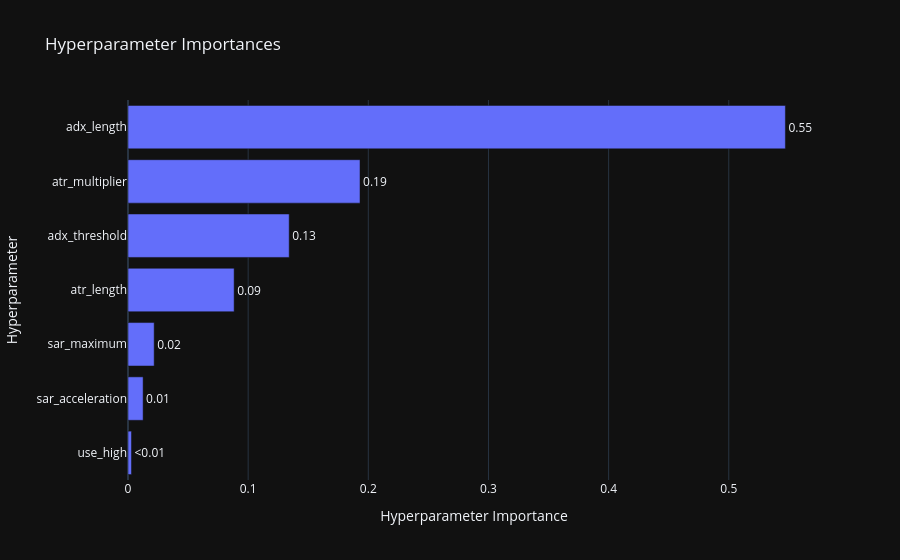

Notebook cell for this chart:
### Markdown cell above
Visualization

### Code cell
fig = optuna.visualization.plot_param_importances(study)
show(fig)

# fig2 = optuna.visualization.plot_slice(study, params=best_params.keys())
# show(fig2)

### Figure 1 — Plotly figure (JSON) as saved in the notebook; plotly's stock layout.template omitted (floating-point values rounded to 4 significant figures)
{"data": [{"cliponaxis": false, "hovertemplate": ["use_high (CategoricalDistribution): 0.0029115225120105812<extra></extra>", "sar_acceleration (FloatDistribution): 0.01258514162470132<extra></extra>", "sar_maximum (FloatDistribution): 0.02178954635094713<extra></extra>", "atr_length (IntDistribution): 0.08833671837275786<extra></extra>", "adx_threshold (IntDistribution): 0.134157631671933<extra></extra>", "atr_multiplier (FloatDistribution): 0.19309826510338224<extra></extra>", "adx_length (IntDistribution): 0.5471211743642679<extra></extra>"], "name": "Objective Value", "orientation": "h", "text": ["<0.01", "0.01", "0.02", "0.09", "0.13", "0.19", "0.55"], "textposition": "outside", "x": [0.002912, 0.01259, 0.02179, 0.08834, 0.1342, 0.1931, 0.5471], "y": ["use_high", "sar_acceleration", "sar_maximum", "atr_length", "adx_threshold", "atr_multiplier", "adx_length"], "type": "bar"}], "layout": {"title": {"text": "Hyperparameter Importances"}, "xaxis": {"title": {"text": "Hyperparameter Importance"}}, "yaxis": {"title": {"text": "Hyperparameter"}}}}
